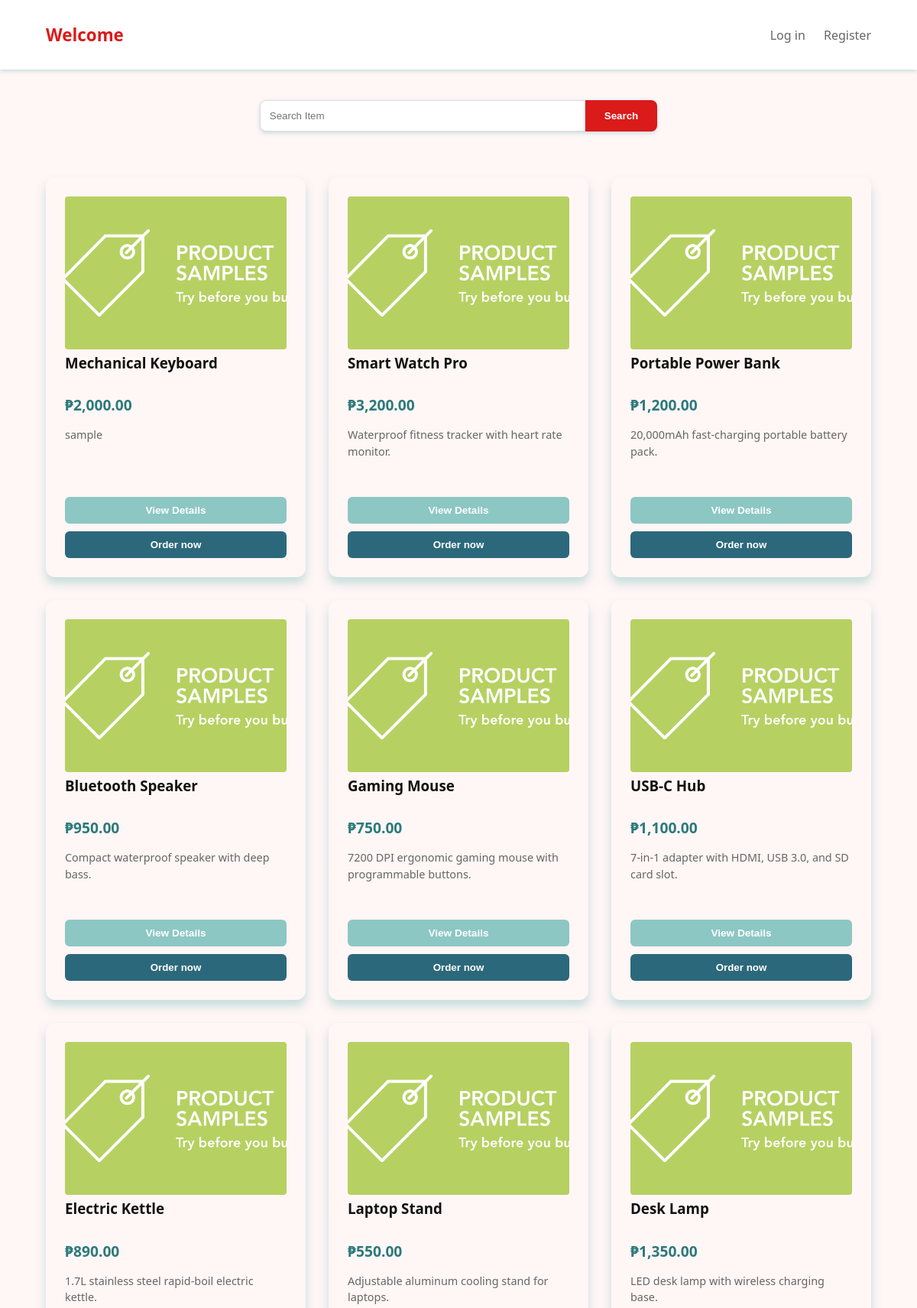
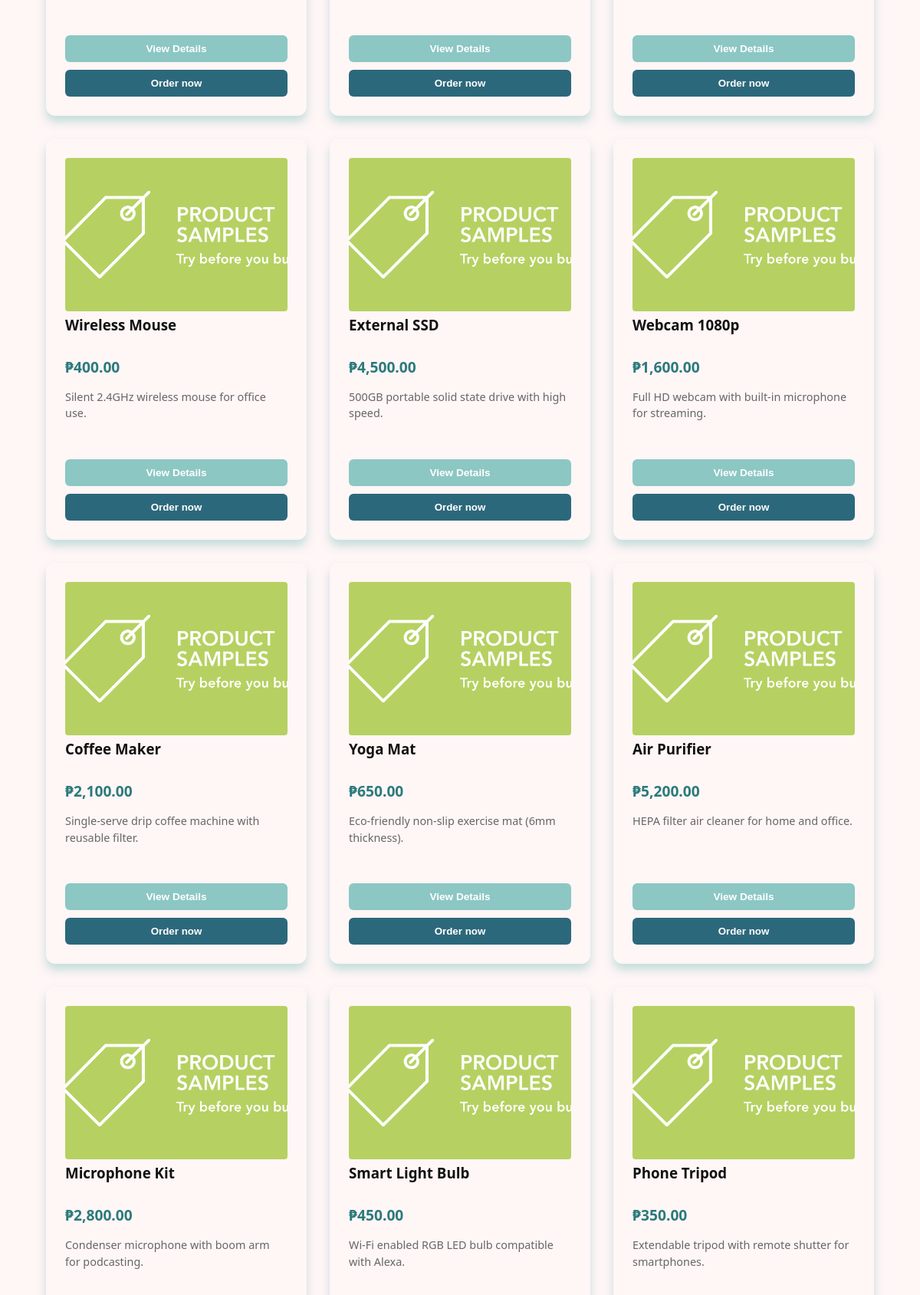
The page / (upper part) on the database its author committed (2 pictures, top to bottom).
### tables this page shows
CREATE TABLE `items` (
  `ITEM_ID` int(11) NOT NULL,
  `ITEM_NAME` varchar(255) NOT NULL,
  `ITEM_DESCRIPTION` text DEFAULT NULL,
  `ITEM_STATUS` enum('Pending','Approved','Archived') DEFAULT 'Pending',
  `ADDED_BY` int(11) DEFAULT NULL,
  `ITEM_PRICE` decimal(10,2) DEFAULT 0.00,
  `ITEM_IMAGE` varchar(255) DEFAULT 'default.jpg'
);

### index.php (the view, shortened to what this page needs)
<?php
    require('db-connect.php');
    $search  = $_GET['search'] ?? '';
    $searchItem = "%$search%";
    $sql = "SELECT ITEM_ID, ITEM_NAME, ITEM_DESCRIPTION, ITEM_PRICE, ITEM_IMAGE FROM items WHERE ITEM_STATUS = 'Approved' AND (ITEM_NAME LIKE ? OR ITEM_DESCRIPTION LIKE ?)";
    $stmt = $conn->prepare($sql);
    $stmt->bind_param("ss", $searchItem,$searchItem);
    $stmt->execute();
    $result = $stmt->get_result();
?>
<!DOCTYPE html>
<html lang="en">
<head>
    <link rel="stylesheet" href="src/style.css?v=1.1">
</head>
<body>
    <header>
    <h1>Welcome</h1>
    <div class="navbar">
        <?php if (!isset($_SESSION['logged_in'])): ?>
            <a href="authorization/auth.php?mode=login">Log in</a>
            <a href="authorization/auth.php?mode=registration">Register</a>
        <?php endif; ?>
    </div>
    </header>
    <section>
        <form action="index.php" method="get">
            <input type="text" name="search" id="search" placeholder = "Search Item" value = "<?php echo htmlspecialchars($search); ?>">
            <input type="submit" value="Search">
        </form>
    </section>
    <main class="product-grid">
        <?php if($result->num_rows > 0):?>
            <?php while($item = $result->fetch_assoc()): ?>
                <div class="card">
                    <div class="item-image">
                        <?php if(!empty($item['ITEM_IMAGE'])):?>
                            <img src="uploads/<?php echo htmlspecialchars($item['ITEM_IMAGE']); ?>" alt="Product Image.">
                        <?php else: ?>
                            <div class="placeholder">No Image.</div>
                        <?php endif; ?>
                    </div>
                    <h3><?php echo htmlspecialchars($item['ITEM_NAME']);?></h3>
                    <p class="price">
                        ₱<?php echo number_format($item['ITEM_PRICE'], 2);?>
                    </p>
                    <p class="description">
                        <?php echo htmlspecialchars($item['ITEM_DESCRIPTION']); ?>
                    </p>
                    <input type="button" class="view-details"
                        data-title="<?php echo htmlspecialchars($item['ITEM_NAME']); ?>"
                        data-desc ="<?php echo htmlspecialchars($item['ITEM_DESCRIPTION']); ?>"
                        value ="View Details">
                    <?php if(isset($_SESSION['logged_in'])):?>
                        <form action="user-action/cart.php" method="post">
                            <input type="hidden" name="item_id" value="<?php echo $item['ITEM_ID']; ?>">
                            <input type="submit" value="Add to Cart" class="btn-order">
                        </form>
                    <?php else: ?>
                        <a href="authorization/auth.php?mode=login">
                            <input type="button" value="Order now">
                        </a>
                    <?php endif; ?>
                </div>
            <?php endwhile; ?>
        <?php else: ?>
            <p>No Items Found.</p>
        <?php endif;?>
    </main>
</body>
</html>

### src/style.css (style rules this page uses)
body { margin: 0; font-family: 'Segoe UI', Tahoma, Geneva, Verdana, sans-serif; background-color: #FFF6F6; color: #333; }
header { background: #fff; padding: 15px 5%; display: flex; justify-content: space-between; align-items: center; box-shadow: 0 2px 5px rgba(140,199,196,0.5); }
header h1 { font-size: 1.4rem; color: #DB1A1A; }
.navbar a { text-decoration: none; color: #666; margin-left: 20px; font-weight: 500; transition: 0.3s; }
section form { display: flex; justify-content: center; margin: 40px 0; }
#search { width: 400px; padding: 12px; border: 1px solid #ddd; border-radius: 8px 0 0 8px; outline: none; box-shadow: 0 2px 5px rgba(140,199,196,0.5); }
section input[type="submit"] { padding: 12px 25px; background-color: #DB1A1A; color: white; border: none; border-radius: 0 8px 8px 0; cursor: pointer; font-weight: bold; box-shadow: 0 2px 5px rgba(140,199,196,0.5); }
.product-grid { display: grid; grid-template-columns: repeat(auto-fill, minmax(280px,1fr)); gap: 30px; padding: 20px 5% 50px; }
.card { background: #FFF6F6; padding: 25px; border-radius: 12px; box-shadow: 0 8px 12px rgba(140,199,196,0.5); transition: 0.3s; display: flex; flex-direction: column; justify-content: space-between; }
.card h3 { margin: 0 0 10px 0; color: #111; }
.card .description { font-size: 0.9rem; color: #666; line-height: 1.5; flex-grow: 1; margin: 0 0 20px 0; display: -webkit-box; -webkit-line-clamp: 3; -webkit-box-orient: vertical; overflow: hidden; height: 4.5rem; flex-grow: 0; }
.card input[type="button"] { width: 100%; padding: 10px; background: #2C687B; color: white; border: none; border-radius: 6px; cursor: pointer; font-weight: 600; }
.card .price { margin-bottom: 15px !important; font-weight: bold !important; color: #2c7a7b !important; font-size: 1.2rem !important; }
.item-image img { width: 100%; height: 200px; object-fit: cover; border-radius: 4px; }
.view-details { background: #8CC7C4 !important; border: none; color: white !important ; cursor: pointer; font-size: 0.85rem; margin-bottom: 15px; padding: 0; text-align: center; margin-bottom: 10px; flex-grow: 1; }

### rows shown on the page
items: ITEM_IMAGE (placeholder picture), ITEM_NAME "Mechanical Keyboard", ITEM_PRICE "2,000.00", ITEM_DESCRIPTION "sample"
items: ITEM_IMAGE (placeholder picture), ITEM_NAME "Smart Watch Pro", ITEM_PRICE "3,200.00", ITEM_DESCRIPTION "Waterproof fitness tracker with heart rate monitor."
items: ITEM_IMAGE (placeholder picture), ITEM_NAME "Portable Power Bank", ITEM_PRICE "1,200.00", ITEM_DESCRIPTION "20,000mAh fast-charging portable battery pack."
items: ITEM_IMAGE (placeholder picture), ITEM_NAME "Bluetooth Speaker", ITEM_PRICE "950.00", ITEM_DESCRIPTION "Compact waterproof speaker with deep bass."
items: ITEM_IMAGE (placeholder picture), ITEM_NAME "Gaming Mouse", ITEM_PRICE "750.00", ITEM_DESCRIPTION "7200 DPI ergonomic gaming mouse with programmable buttons."
items: ITEM_IMAGE (placeholder picture), ITEM_NAME "USB-C Hub", ITEM_PRICE "1,100.00", ITEM_DESCRIPTION "7-in-1 adapter with HDMI, USB 3.0, and SD card slot."
items: ITEM_IMAGE (placeholder picture), ITEM_NAME "Electric Kettle", ITEM_PRICE "890.00", ITEM_DESCRIPTION "1.7L stainless steel rapid-boil electric kettle."
items: ITEM_IMAGE (placeholder picture), ITEM_NAME "Laptop Stand", ITEM_PRICE "550.00", ITEM_DESCRIPTION "Adjustable aluminum cooling stand for laptops."
items: ITEM_IMAGE (placeholder picture), ITEM_NAME "Desk Lamp", ITEM_PRICE "1,350.00", ITEM_DESCRIPTION "LED desk lamp with wireless charging base."
items: ITEM_IMAGE (placeholder picture), ITEM_NAME "Wireless Mouse", ITEM_PRICE "400.00", ITEM_DESCRIPTION "Silent 2.4GHz wireless mouse for office use."
items: ITEM_IMAGE (placeholder picture), ITEM_NAME "External SSD", ITEM_PRICE "4,500.00", ITEM_DESCRIPTION "500GB portable solid state drive with high speed."
items: ITEM_IMAGE (placeholder picture), ITEM_NAME "Webcam 1080p", ITEM_PRICE "1,600.00", ITEM_DESCRIPTION "Full HD webcam with built-in microphone for streaming."
items: ITEM_IMAGE (placeholder picture), ITEM_NAME "Coffee Maker", ITEM_PRICE "2,100.00", ITEM_DESCRIPTION "Single-serve drip coffee machine with reusable filter."
items: ITEM_IMAGE (placeholder picture), ITEM_NAME "Yoga Mat", ITEM_PRICE "650.00", ITEM_DESCRIPTION "Eco-friendly non-slip exercise mat (6mm thickness)."
items: ITEM_IMAGE (placeholder picture), ITEM_NAME "Air Purifier", ITEM_PRICE "5,200.00", ITEM_DESCRIPTION "HEPA filter air cleaner for home and office."
items: ITEM_IMAGE (placeholder picture), ITEM_NAME "Microphone Kit", ITEM_PRICE "2,800.00", ITEM_DESCRIPTION "Condenser microphone with boom arm for podcasting."
items: ITEM_IMAGE (placeholder picture), ITEM_NAME "Smart Light Bulb", ITEM_PRICE "450.00", ITEM_DESCRIPTION "Wi-Fi enabled RGB LED bulb compatible with Alexa."
items: ITEM_IMAGE (placeholder picture), ITEM_NAME "Phone Tripod", ITEM_PRICE "350.00", ITEM_DESCRIPTION "Extendable tripod with remote shutter for smartphones."
